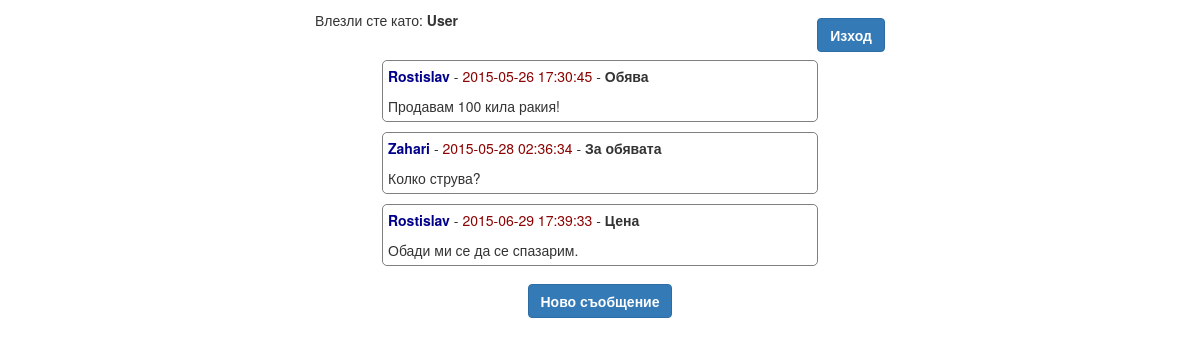
Page /php/Rostislav/HW3/main.php (signed in) on the committed database.
### tables this page shows
CREATE TABLE IF NOT EXISTS `messages` (
  `ID` int(11) NOT NULL AUTO_INCREMENT,
  `Datestamp` timestamp NULL DEFAULT CURRENT_TIMESTAMP,
  `Author` varchar(50) DEFAULT NULL,
  `Topic` varchar(50) DEFAULT NULL,
  `Content` varchar(250) DEFAULT NULL,
  PRIMARY KEY (`ID`)
);

### php/Rostislav/HW3/functions.php (the view, shortened to what this page needs)
<?php
function getmsg($connection) {
	mysqli_query($connection, "SET NAMES utf8");
	$sql = "SELECT ID FROM messages";
	$result = mysqli_query($connection, $sql);
	while ($getid = mysqli_fetch_assoc($result)) {
		if ($getid['ID']) {
		$id = $getid['ID'];
		$sql_date = mysqli_query($connection, "SELECT Datestamp FROM messages WHERE ID = $id");
		$date = mysqli_fetch_all($sql_date);
		$sql_author = mysqli_query($connection, "SELECT Author FROM messages WHERE ID = $id");
		$author = mysqli_fetch_all($sql_author);
		$sql_topic = mysqli_query($connection, "SELECT Topic FROM messages WHERE ID = $id");
		$topic = mysqli_fetch_all($sql_topic);
		$sql_content = mysqli_query($connection, "SELECT Content FROM messages WHERE ID = $id");
		$content = mysqli_fetch_all($sql_content);
		echo "<div><table><tr><td><b><span class='darkblue'>" . $author[0][0] . "</span></b> - <span class='darkred'>" . $date[0][0] . "</span> - <b>" . $topic[0][0] . "</b></td>";
		echo "</tr><tr><td>" . $content[0][0] . "</td></tr></table></div>";
		}
	}
}
?>

### php/Rostislav/HW3/main.php (shortened to what this page needs)
<?php
require "functions.php";
?>
<!DOCTYPE html>
<html>
<head>
<link rel="stylesheet" href="https://maxcdn.bootstrapcdn.com/bootstrap/3.3.4/css/bootstrap.min.css">
</head>
<body>
	<div class="container">
		<span id='logged'>Влезли сте като: <b><?php echo ucfirst($_SESSION['username']); ?></b></span>
		<a href="logout.php"><button id="logout" class="btn btn-default navbar-btn btn-primary" type="button" name="logout">Изход</button></a>
		<?php
		echo "<div class='msg_container'>";
		$connection = mysqli_connect($db_host, $db_username, $db_password, $db_name);
		getmsg($connection);
		echo "</div>";
		?>
		<div id='div_new'>
		<a href='new.php'><button id='new' class='btn btn-default navbar-btn btn-primary' type='button' name='new'>Ново съобщение</button></a>
		</div>
	</div>
</body>
</html>

### php/Rostislav/HW3/main.php (style rules this page uses)
body { background: url(http://i.imgur.com/GHr12sH.jpg) no-repeat center center fixed; -webkit-background-size: cover; -moz-background-size: cover; -o-background-size: cover; background-size: cover; }
table tr,td { padding: 5px; }
table, td { border-radius: 5px; }
table { border: 1px solid grey; border-collapse: separate; width: 100%; }
div { border-radius: 20px; margin: 10px; }
#logout { font-weight: bold; text-align: center; float: right; }
#new { margin-left: auto; margin-left: auto; text-align: center; font-weight: bold; }
#div_new { text-align: center; }
.msg_container { background-color: white; margin-left: auto; margin-right: auto; width: 80%; }
.container { background-color: white; margin-left: auto; margin-right: auto; width: 50%; }
.darkred { color: darkred; }
.darkblue { color: darkblue; }

### rows in the picture
messages: Author "Rostislav", Datestamp "2015-05-26 17:30:45", Topic "Обява", Content "Продавам 100 кила ракия!"
messages: Author "Zahari", Datestamp "2015-05-28 02:36:34", Topic "За обявата", Content "Колко струва?"
messages: Author "Rostislav", Datestamp "2015-06-29 17:39:33", Topic "Цена", Content "Обади ми се да се спазарим."

### other values in the picture
$_SESSION['username'] "User"
